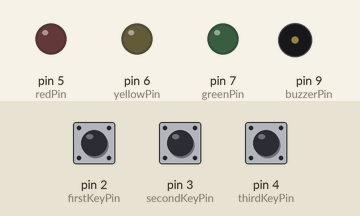
This sketch was run on a simulated Arduino Uno, built with avr-gcc and run on an emulated ATmega328P. Parts: output pins drawn as LEDs (lit = HIGH), buzzer (waves = sounding). Inputs (shaded band) come from the test bench; at power-on: pin 2 (firstKeyPin) HIGH, pin 3 (secondKeyPin) HIGH, pin 4 (thirdKeyPin) HIGH.

Above: at 1.2 s.
1.3 s: pin 2 (firstKeyPin) pulled LOW for 0.15 s
At 1.37 s:
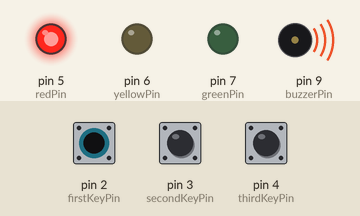
2.9 s: pin 3 (secondKeyPin) pulled LOW for 0.15 s
At 2.97 s:
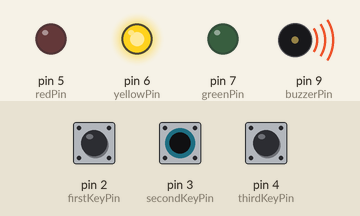
4.5 s: pin 4 (thirdKeyPin) pulled LOW for 0.15 s
At 4.57 s:
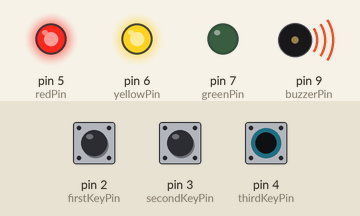
6.1 s: pin 4 (thirdKeyPin) pulled LOW for 3.2 s
At 9.9 s:
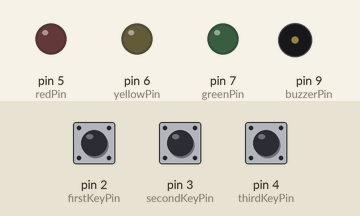
10.8 s: pin 2 (firstKeyPin) pulled LOW for 3.2 s
At 12.2 s:
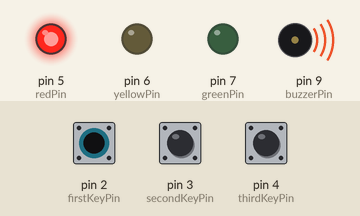
15.5 s: pin 2 (firstKeyPin) driven LOW and pin 3 (secondKeyPin) driven LOW
At 15.8 s:
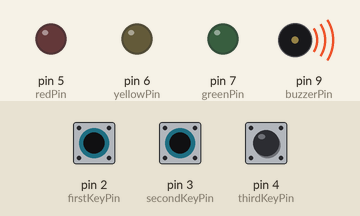
Timing chart, 0 to 18.0 s (numbered marks = the images above; inputs shaded):
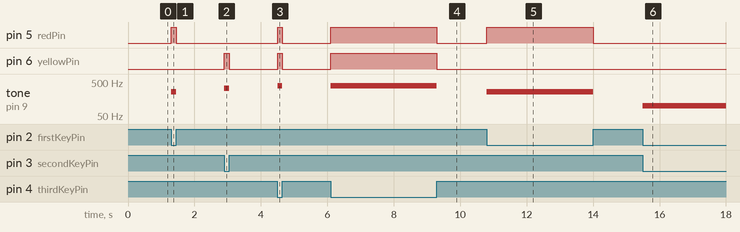

Measured:
- after the input at 1.3 s, pin 5 (redPin): LOW → HIGH at once, → LOW 0.15 s later; tone on pin 9 (buzzerPin): silent → 262 Hz at once, → silent 0.15 s later
- after the input at 2.9 s, pin 6 (yellowPin): LOW → HIGH at once, → LOW 0.15 s later; tone on pin 9 (buzzerPin): silent → 330 Hz at once, → silent 0.15 s later
- after the input at 4.5 s, pin 5 (redPin), pin 6 (yellowPin): LOW → HIGH at once, → LOW 0.15 s later; tone on pin 9 (buzzerPin): silent → 390 Hz at once, → silent 0.15 s later
- after the input at 6.1 s, pin 5 (redPin), pin 6 (yellowPin): LOW → HIGH at once, → LOW 3.2 s later; tone on pin 9 (buzzerPin): silent → 390 Hz at once, → silent 3.2 s later
- after the input at 10.8 s, pin 5 (redPin): LOW → HIGH at once, → LOW 3.2 s later; tone on pin 9 (buzzerPin): silent → 262 Hz at once, → silent 3.2 s later
- after the input at 15.5 s, tone on pin 9 (buzzerPin): silent → 100 Hz at once

The sketch:

simon_says.ino
```cpp
//set the pins for the button and buzzer
int firstKeyPin = 2;
int secondKeyPin = 3;
int thirdKeyPin = 4;

int redPin = 5;
int yellowPin = 6;
int greenPin = 7;

int buzzerPin = 9;

void doLights(bool red, bool yellow, bool green){
  if(red) {
    digitalWrite(redPin, HIGH);
  } else {
    digitalWrite(redPin, LOW);
  }

  if(yellow) {
    digitalWrite(yellowPin, HIGH);
  } else {
    digitalWrite(yellowPin, LOW);
  }

  if(green) {
    digitalWrite(greenPin, HIGH);
  } else {
    digitalWrite(greenPin, LOW);
  }
}

void setup() {
  //set the button pins as inputs
  pinMode(firstKeyPin, INPUT_PULLUP);
  pinMode(secondKeyPin, INPUT_PULLUP);
  pinMode(thirdKeyPin, INPUT_PULLUP);

  //set the buzzer pin as an output
  pinMode(buzzerPin, OUTPUT);

  pinMode(redPin, OUTPUT);
  pinMode(yellowPin, OUTPUT);
  pinMode(greenPin, OUTPUT);
}

void loop() {

  if(digitalRead(firstKeyPin) == LOW && digitalRead(secondKeyPin) == LOW && digitalRead(thirdKeyPin) == LOW){
    doLights(true, true, true);
    tone(buzzerPin, 500);
  }
  else if(digitalRead(firstKeyPin) == LOW && digitalRead(secondKeyPin) == LOW){
    doLights(false, false, false);
    tone(buzzerPin, 100);
  }
  else if(digitalRead(secondKeyPin) == LOW && digitalRead(thirdKeyPin) == LOW) {
    doLights(false, false, false);
    tone(buzzerPin, 170);
  }
  else if(digitalRead(firstKeyPin) == LOW && digitalRead(thirdKeyPin) == LOW){
    doLights(false, false, false);
    tone(buzzerPin, 410);
  }
  else if (digitalRead(firstKeyPin) == LOW) {      //if the first key is pressed
    doLights(true, false, false);
    tone(buzzerPin, 262);       //play the frequency for c
  }
  else if (digitalRead(secondKeyPin) == LOW) { //if the second key is pressed
    doLights(false, true, false);
    tone(buzzerPin, 330);                     //play the frequency for e
  }
  else if (digitalRead(thirdKeyPin) == LOW) { //if the third key is pressed
    doLights(true, true, false);
    tone(buzzerPin, 390);                     //play the frequency for g
  }
  else {
    doLights(false, false, false);
    noTone(buzzerPin);     //if no key is pressed turn the buzzer off
  }
}
```
